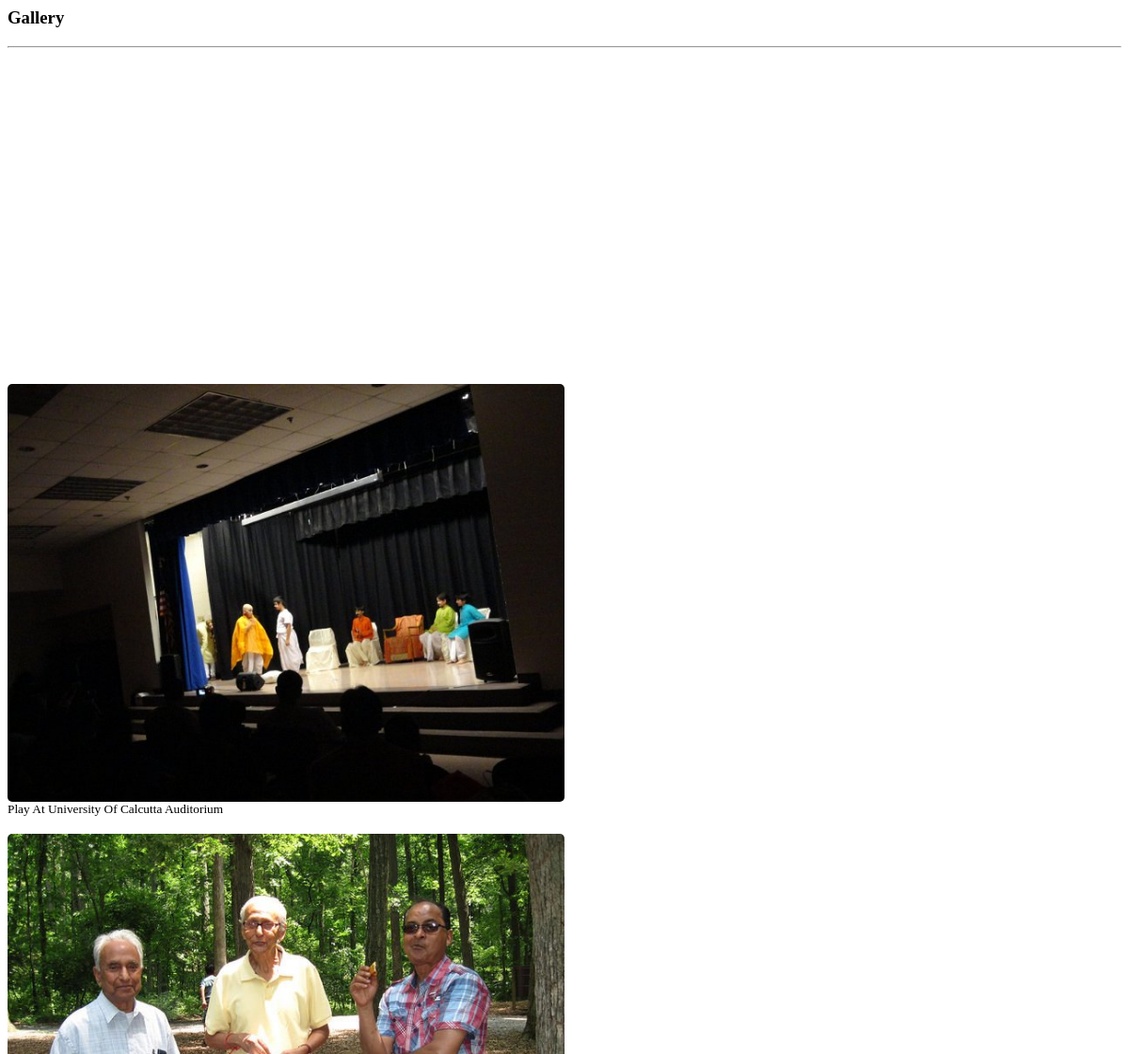
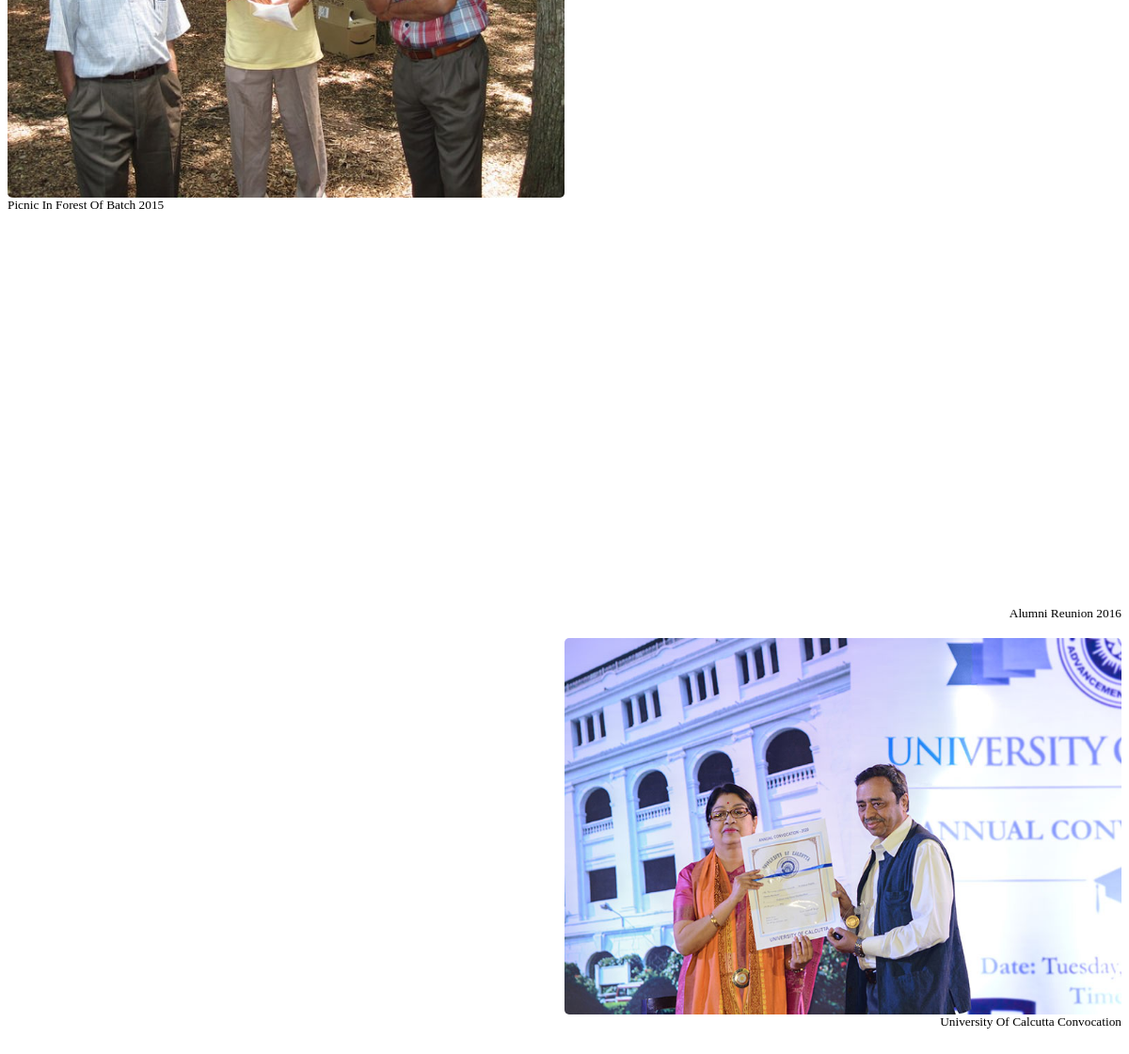
/gallery.php, run on the app's committed database (2 pictures, top to bottom).
### tables this page shows
CREATE TABLE `gallery` (
  `id` int(30) NOT NULL,
  `about` text NOT NULL,
  `created` datetime NOT NULL DEFAULT current_timestamp()
);

### gallery.php (the view, shortened to what this page needs)
<?php
include 'admin/db_connect.php';
?>
        <header class="masthead">
            <div class="container-fluid h-100">
                <div class="row h-100 align-items-center justify-content-center text-center">
                    <div class="col-lg-8 align-self-end mb-4 page-title">
                        <h3 class="text-white">Gallery</h3>
                        <hr class="divider my-4" />
                    </div>
                </div>
            </div>
        </header>
            <div class="container-fluid mt-3 pt-2">
                <div class="row-items">
                <div class="col-lg-12">
                    <div class="row">
                <?php
                $rtl ='rtl';
                $ci= 0;
                $img = array();
                $fpath = 'admin/assets/uploads/gallery';
                $files= is_dir($fpath) ? scandir($fpath) : array();
                foreach($files as $val){
                    if(!in_array($val, array('.','..'))){
                        $n = explode('_',$val);
                        $img[$n[0]] = $val;
                    }
                }
                $gallery = $conn->query("SELECT * from gallery order by id desc");
                while($row = $gallery->fetch_assoc()):
                    $ci++;
                    if($ci < 3){
                        $rtl = '';
                    }else{
                        $rtl = 'rtl';
                    }
                    if($ci == 4){
                        $ci = 0;
                    }
                ?>
                <div class="col-md-6">
                <div class="card gallery-list <?php echo $rtl ?>" data-id="<?php echo $row['id'] ?>">
                        <div class="gallery-img" card-img-top>
                            <img src="<?php echo isset($img[$row['id']]) && is_file($fpath.'/'.$img[$row['id']]) ? $fpath.'/'.$img[$row['id']] :'' ?>" alt="">
                        </div>
                    <div class="card-body">
                        <div class="row align-items-center justify-content-center text-center h-100">
                            <div class="">
                                <div>
                                <span class="truncate" style="font-size: inherit;"><small><?php echo ucwords($row['about']) ?></small></span>
                                    <br>
                                </div>
                            </div>
                        </div>
                    </div>
                </div>
                <br>
                </div>
                <?php endwhile; ?>
                </div>
                </div>
                </div>
            </div>

### gallery.php (style rules this page uses)
.gallery-list { cursor: pointer; border: unset; flex-direction: inherit; }
.gallery-img,.gallery-list .card-body { width: calc(50%) }
.gallery-img img { border-radius: 5px; min-height: 50vh; max-width: calc(100%); }
header.masthead,header.masthead:before { min-height: 50vh !important; height: 50vh !important }
.row-items { position: relative; }
.rtl { direction: rtl ; }
.masthead { min-height: 23vh !important; height: 23vh !important; }
.masthead:before { min-height: 23vh !important; height: 23vh !important; }

### data on the page
gallery: shows a picture, about "Play At University Of Calcutta Auditorium"
gallery: shows a picture, about "Picnic In Forest Of Batch 2015"
gallery: about "Alumni Reunion 2016"
gallery: shows a picture, about "University Of Calcutta Convocation"
